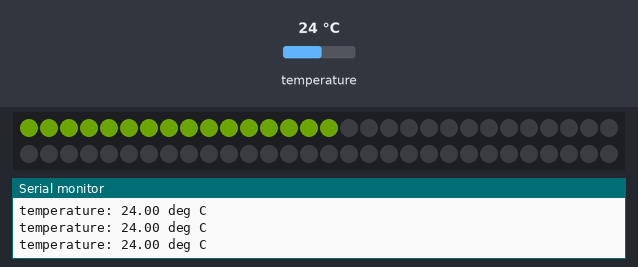
A sketch run on a simulated Arduino Uno, built with avr-gcc and run on an emulated ATmega328P. On the bench: 60 RGB LEDs in strip order, left to right, continuing on the next row, the last lines printed to the serial monitor. Inputs (shaded band) come from the test bench; at power-on: temperature 24 °C. Dim RGB values are drawn brighter than linear.

Above: at 3.2 s.
3.3 s: temperature set to 19 °C
At 3.6 s:
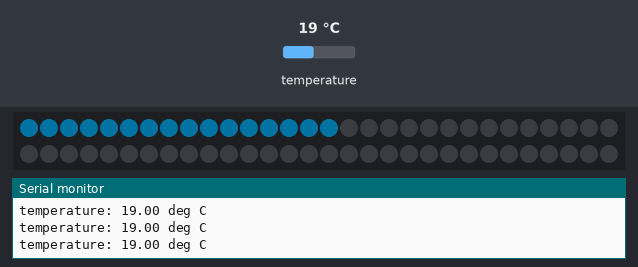
4.8 s: temperature set to 28 °C
At 6.0 s:
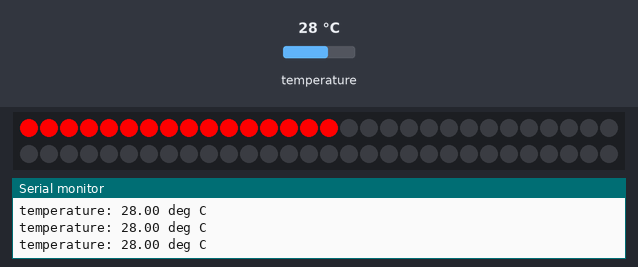
6.3 s: temperature set to 12 °C
At 6.7 s:
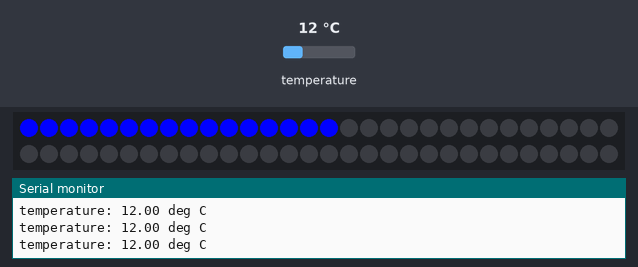
7.8 s: temperature set to 33 °C
At 8.1 s:
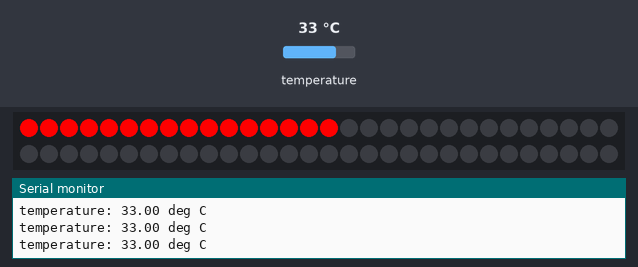
10.8 s: temperature set to 16 °C
At 12.2 s:
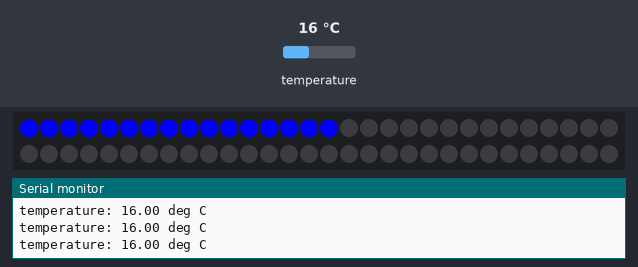
Timing chart, 0 to 13.8 s (numbered marks = the images above; inputs shaded):
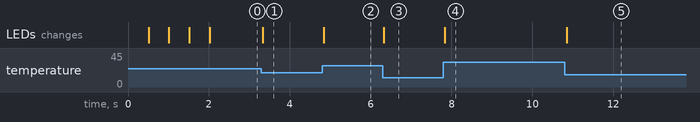

The sketch:

temp-display.ino
```cpp
// This code taken from https://learn.sparkfun.com/tutorials/bmp180-barometric-pressure-sensor-hookup-

/* SFE_BMP180 library example sketch

This sketch shows how to use the SFE_BMP180 library to read the
Bosch BMP180 barometric pressure sensor.
https://www.sparkfun.com/products/11824

Like most pressure sensors, the BMP180 measures absolute pressure.
This is the actual ambient pressure seen by the device, which will
vary with both altitude and weather.

Before taking a pressure reading you must take a temparture reading.
This is done with startTemperature() and getTemperature().
The result is in degrees C.

Once you have a temperature reading, you can take a pressure reading.
This is done with startPressure() and getPressure().
The result is in millibar (mb) aka hectopascals (hPa).

If you'll be monitoring weather patterns, you will probably want to
remove the effects of altitude. This will produce readings that can
be compared to the published pressure readings from other locations.
To do this, use the sealevel() function. You will need to provide
the known altitude at which the pressure was measured.

If you want to measure altitude, you will need to know the pressure
at a baseline altitude. This can be average sealevel pressure, or
a previous pressure reading at your altitude, in which case
subsequent altitude readings will be + or - the initial baseline.
This is done with the altitude() function.

Hardware connections:

- (GND) to GND
+ (VDD) to 3.3V

(WARNING: do not connect + to 5V or the sensor will be damaged!)

You will also need to connect the I2C pins (SCL and SDA) to your
Arduino. The pins are different on different Arduinos:

Any Arduino pins labeled:  SDA  SCL
Uno, Redboard, Pro:        A4   A5
Mega2560, Due:             20   21
Leonardo:                   2    3

Leave the IO (VDDIO) pin unconnected. This pin is for connecting
the BMP180 to systems with lower logic levels such as 1.8V

Have fun! -Your friends at SparkFun.

The SFE_BMP180 library uses floating-point equations developed by the
Weather Station Data Logger project: http://wmrx00.sourceforge.net/

Our example code uses the "beerware" license. You can do anything
you like with this code. No really, anything. If you find it useful,
buy me a beer someday.

V10 Mike Grusin, SparkFun Electronics 10/24/2013
V1.1.2 Updates for Arduino 1.6.4 5/2015

*/

// Your sketch must #include this library, and the Wire library.
// (Wire is a standard library included with Arduino.):

#include <Adafruit_NeoPixel.h>

#include <SFE_BMP180.h>
#include <Wire.h>

// You will need to create an SFE_BMP180 object, here called "pressure":

SFE_BMP180 pressure;

#define PIN 8

// How many NeoPixels are attached to the Arduino?
#define NUMPIXELS      16


// Parameter 1 = number of pixels in strip
// Parameter 2 = pin number (most are valid)
// Parameter 3 = pixel type flags, add together as needed:
//   NEO_KHZ800  800 KHz bitstream (most NeoPixel products w/WS2812 LEDs)
//   NEO_KHZ400  400 KHz (classic 'v1' (not v2) FLORA pixels, WS2811 drivers)
//   NEO_GRB     Pixels are wired for GRB bitstream (most NeoPixel products)
//   NEO_RGB     Pixels are wired for RGB bitstream (v1 FLORA pixels, not v2)
Adafruit_NeoPixel pixels = Adafruit_NeoPixel(60, PIN, NEO_GRB + NEO_KHZ800);


void setup()
{
  Serial.begin(9600);
  Serial.println("REBOOT");

  // Initialize the sensor (it is important to get calibration values stored on the device).

  pixels.begin();
  pixels.show(); // Initialize all pixels to 'off'

  if (pressure.begin()){
    Serial.println("BMP180 init success");

    setAllPixels(0,25,0);
    delay(500);
    setAllPixels(0,0,25);
    delay(500);
    setAllPixels(25,25,25);
    delay(500);
    setAllPixels(0,0,0);
    delay(500);
  }
  else
  {
    // Oops, something went wrong, this is usually a connection problem,
    // see the comments at the top of this sketch for the proper connections.

    Serial.println("BMP180 init fail\n\n");
    setAllPixels(25,0,0);


    while(1); // Pause forever.
  }
}

void loop()
{
  char status;
  double T;

  // Loop here getting pressure readings every 10 seconds.

  // Start a temperature measurement:
  // If request is successful, the number of ms to wait is returned.
  // If request is unsuccessful, 0 is returned.

  status = pressure.startTemperature();
  if (status != 0)
  {
    // Wait for the measurement to complete:
    delay(status);

    // Retrieve the completed temperature measurement:
    // Note that the measurement is stored in the variable T.
    // Function returns 1 if successful, 0 if failure.

    status = pressure.getTemperature(T);
    if (status != 0)
    {
      // Print out the measurement:
      Serial.print("temperature: ");
      Serial.print(T,2);
      Serial.print(" deg C\n");

      setAllPixels(temperatureToColour(T));
      //pixels.setBrightness(150);
    }
    else Serial.println("error retrieving temperature measurement\n");
  }
  else Serial.println("error starting temperature measurement\n");

  //delay(500);  // Pause for 5 seconds.
}

void setAllPixels(int r, int g, int b)
{
  for(int i=0;i<NUMPIXELS;i++){
    pixels.setPixelColor(i, pixels.Color(r,g,b));
  }
  pixels.show(); // This sends the updated pixel color to the hardware.
}

void setAllPixels(uint32_t colour)
{
  for(int i=0;i<NUMPIXELS;i++){
    pixels.setPixelColor(i, colour);
  }
  pixels.show(); // This sends the updated pixel color to the hardware.
}

uint32_t temperatureToColour(double temperature){
  // 0 - 17 - Blue
  // 18-22 Green
  // 23 - 35 Red
  double greenMin = 17.0;
  double greenMax = 27.0;
  int red = 0;
  int green = 0;
  int blue = 0;


  if(temperature<greenMin){
    red = 0;
    green = 0;
    blue = 255;
  } else
  {
    if(temperature>greenMax){
      red = 255;
      green = 0;
      blue = 0;
    } else
    {

      double greenRange = greenMax - greenMin;
      // Convert temp into number between 0 and 1.
      double temperatureGreenRange = (temperature - greenMin) / (greenRange);
      // 0 -> 0.5 blue -> green
      // 0.5 -> 1 green -> red

      blue = 63 * (1.0 -(min((temperatureGreenRange/0.5), 1.0)));
      red = 63 * (max(((temperatureGreenRange-0.5)/0.5), 0));
      green = 63 - blue - red;
    }
  }

  return pixels.Color(red, green, blue);

}
```

Measured:
- after the input at 3.3 s, the LEDs: change at once (image 1)
- after the input at 4.8 s, the LEDs: change at once (image 2)
- after the input at 6.3 s, the LEDs: change at once (image 3)
- after the input at 7.8 s, the LEDs: change at once (image 4)
- after the input at 10.8 s, the LEDs: change after 0.05 s (image 5)
